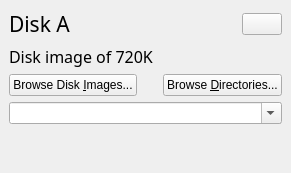
            <widget class="QWidget" name="diskPage" >
             <layout class="QVBoxLayout" >
              <property name="spacing" >
               <number>6</number>
              </property>
              <property name="leftMargin" >
               <number>9</number>
              </property>
              <property name="topMargin" >
               <number>9</number>
              </property>
              <property name="rightMargin" >
               <number>9</number>
              </property>
              <property name="bottomMargin" >
               <number>9</number>
              </property>
              <item>
               <layout class="QHBoxLayout" >
                <property name="spacing" >
                 <number>6</number>
                </property>
                <property name="leftMargin" >
                 <number>0</number>
                </property>
                <property name="topMargin" >
                 <number>0</number>
                </property>
                <property name="rightMargin" >
                 <number>0</number>
                </property>
                <property name="bottomMargin" >
                 <number>0</number>
                </property>
                <item>
                 <widget class="QLabel" name="diskLabel" >
                  <property name="font" >
                   <font>
                    <family>Sans Serif</family>
                    <pointsize>16</pointsize>
                    <weight>75</weight>
                    <italic>false</italic>
                    <bold>true</bold>
                    <underline>false</underline>
                    <strikeout>false</strikeout>
                   </font>
                  </property>
                  <property name="text" >
                   <string>&lt;html>&lt;head>&lt;meta name="qrichtext" content="1" />&lt;/head>&lt;body style=" white-space: pre-wrap; font-family:Sans Serif; font-size:16pt; font-weight:600; font-style:normal; text-decoration:none;">&lt;p style=" margin-top:0px; margin-bottom:0px; margin-left:0px; margin-right:0px; -qt-block-indent:0; text-indent:0px;">&lt;span style=" font-weight:400;">Disk A&lt;/span>&lt;/p>&lt;/body>&lt;/html></string>
                  </property>
                 </widget>
                </item>
                <item>
                 <widget class="QPushButton" name="diskEjectButton" >
                  <property name="sizePolicy" >
                   <sizepolicy vsizetype="Fixed" hsizetype="Fixed" >
                    <horstretch>0</horstretch>
                    <verstretch>0</verstretch>
                   </sizepolicy>
                  </property>
                  <property name="icon" >
                   <iconset>eject.png</iconset>
                  </property>
                 </widget>
                </item>
               </layout>
              </item>
              <item>
               <widget class="QLabel" name="diskDescriptionLabel" >
                <property name="font" >
                 <font>
                  <family>Sans Serif</family>
                  <pointsize>12</pointsize>
                  <weight>50</weight>
                  <italic>false</italic>
                  <bold>false</bold>
                  <underline>false</underline>
                  <strikeout>false</strikeout>
                 </font>
                </property>
                <property name="text" >
                 <string>&lt;html>&lt;head>&lt;meta name="qrichtext" content="1" />&lt;/head>&lt;body style=" white-space: pre-wrap; font-family:Sans Serif; font-size:12pt; font-weight:400; font-style:normal; text-decoration:none;">&lt;p style=" margin-top:0px; margin-bottom:0px; margin-left:0px; margin-right:0px; -qt-block-indent:0; text-indent:0px;">Disk image of 720K&lt;/p>&lt;/body>&lt;/html></string>
                </property>
               </widget>
              </item>
              <item>
               <layout class="QHBoxLayout" >
                <property name="spacing" >
                 <number>6</number>
                </property>
                <property name="leftMargin" >
                 <number>0</number>
                </property>
                <property name="topMargin" >
                 <number>0</number>
                </property>
                <property name="rightMargin" >
                 <number>0</number>
                </property>
                <property name="bottomMargin" >
                 <number>0</number>
                </property>
                <item>
                 <widget class="QPushButton" name="diskBrowseImageButton" >
                  <property name="text" >
                   <string>Browse Disk &amp;Images...</string>
                  </property>
                 </widget>
                </item>
                <item>
                 <spacer>
                  <property name="orientation" >
                   <enum>Qt::Horizontal</enum>
                  </property>
                  <property name="sizeType" >
                   <enum>QSizePolicy::Preferred</enum>
                  </property>
                  <property name="sizeHint" >
                   <size>
                    <width>20</width>
                    <height>20</height>
                   </size>
                  </property>
                 </spacer>
                </item>
                <item>
                 <widget class="QPushButton" name="diskBrowseDirectoryButton" >
                  <property name="text" >
                   <string>Browse &amp;Directories...</string>
                  </property>
                 </widget>
                </item>
               </layout>
              </item>
              <item>
               <widget class="QComboBox" name="diskHistoryBox" >
                <property name="sizePolicy" >
                 <sizepolicy vsizetype="Minimum" hsizetype="Minimum" >
                  <horstretch>0</horstretch>
                  <verstretch>0</verstretch>
                 </sizepolicy>
                </property>
                <property name="editable" >
                 <bool>true</bool>
                </property>
                <property name="maxCount" >
                 <number>100</number>
                </property>
                <property name="insertPolicy" >
                 <enum>QComboBox::InsertAtTop</enum>
                </property>
                <property name="sizeAdjustPolicy" >
                 <enum>QComboBox::AdjustToMinimumContentsLength</enum>
                </property>
                <property name="minimumContentsLength" >
                 <number>20</number>
                </property>
               </widget>
              </item>
              <item>
               <spacer>
                <property name="orientation" >
                 <enum>Qt::Vertical</enum>
                </property>
                <property name="sizeHint" >
                 <size>
                  <width>20</width>
                  <height>40</height>
                 </size>
                </property>
               </spacer>
              </item>
             </layout>
            </widget>
